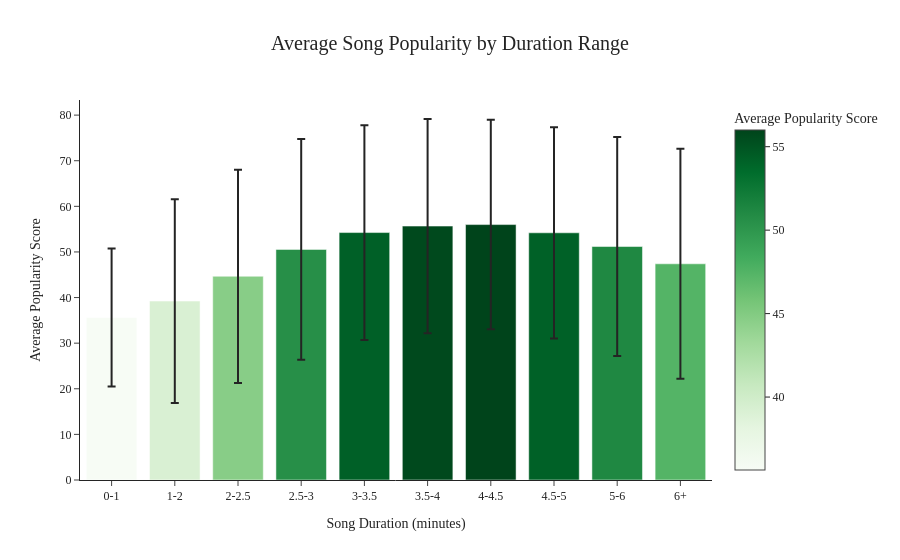

Source (notebook cell):
### Code cell
# Visualize: Average Popularity by Duration Range
fig = px.bar(
    duration_analysis.reset_index(),
    x='duration_bin',
    y='Mean Popularity',
    error_y='Std Dev',
    title='Average Song Popularity by Duration Range',
    labels={'duration_bin': 'Song Duration (minutes)', 'Mean Popularity': 'Average Popularity Score'},
    color='Mean Popularity',
    color_continuous_scale='Greens', # Nature theme
    template='simple_white' # Academic style
)
fig.update_layout(
    showlegend=False,
    font_family="Times New Roman", # Academic font
    title_font_size=20,
    title_x=0.5 # Center title
)
fig.show()

### Figure 1 — Plotly figure (JSON) as saved in the notebook; plotly's stock layout.template omitted (floating-point values rounded to 4 significant figures)
{"data": [{"error_y": {"array": [15.11, 22.33, 23.38, 24.21, 23.54, 23.48, 22.96, 23.15, 24.01, 25.2]}, "hovertemplate": "Song Duration (minutes)=%{x}<br>Average Popularity Score=%{marker.color}<extra></extra>", "legendgroup": "", "marker": {"color": [35.63, 39.23, 44.67, 50.56, 54.25, 55.67, 56.0, 54.2, 51.19, 47.4], "coloraxis": "coloraxis", "pattern": {"shape": ""}}, "name": "", "orientation": "v", "showlegend": false, "textposition": "auto", "type": "bar", "x": ["0-1", "1-2", "2-2.5", "2.5-3", "3-3.5", "3.5-4", "4-4.5", "4.5-5", "5-6", "6+"], "xaxis": "x", "y": [35.63, 39.23, 44.67, 50.56, 54.25, 55.67, 56.0, 54.2, 51.19, 47.4], "yaxis": "y"}], "layout": {"barmode": "relative", "coloraxis": {"colorbar": {"title": {"text": "Average Popularity Score"}}, "colorscale": [[0, "rgb(247,252,245)"], [0.125, "rgb(229,245,224)"], [0.25, "rgb(199,233,192)"], [0.375, "rgb(161,217,155)"], [0.5, "rgb(116,196,118)"], [0.625, "rgb(65,171,93)"], [0.75, "rgb(35,139,69)"], [0.875, "rgb(0,109,44)"], [1, "rgb(0,68,27)"]]}, "font": {"family": "Times New Roman"}, "legend": {"tracegroupgap": 0}, "showlegend": false, "title": {"font": {"size": 20}, "text": "Average Song Popularity by Duration Range", "x": 0.5}, "xaxis": {"anchor": "y", "domain": [0, 1], "title": {"text": "Song Duration (minutes)"}}, "yaxis": {"anchor": "x", "domain": [0, 1], "title": {"text": "Average Popularity Score"}}}}
